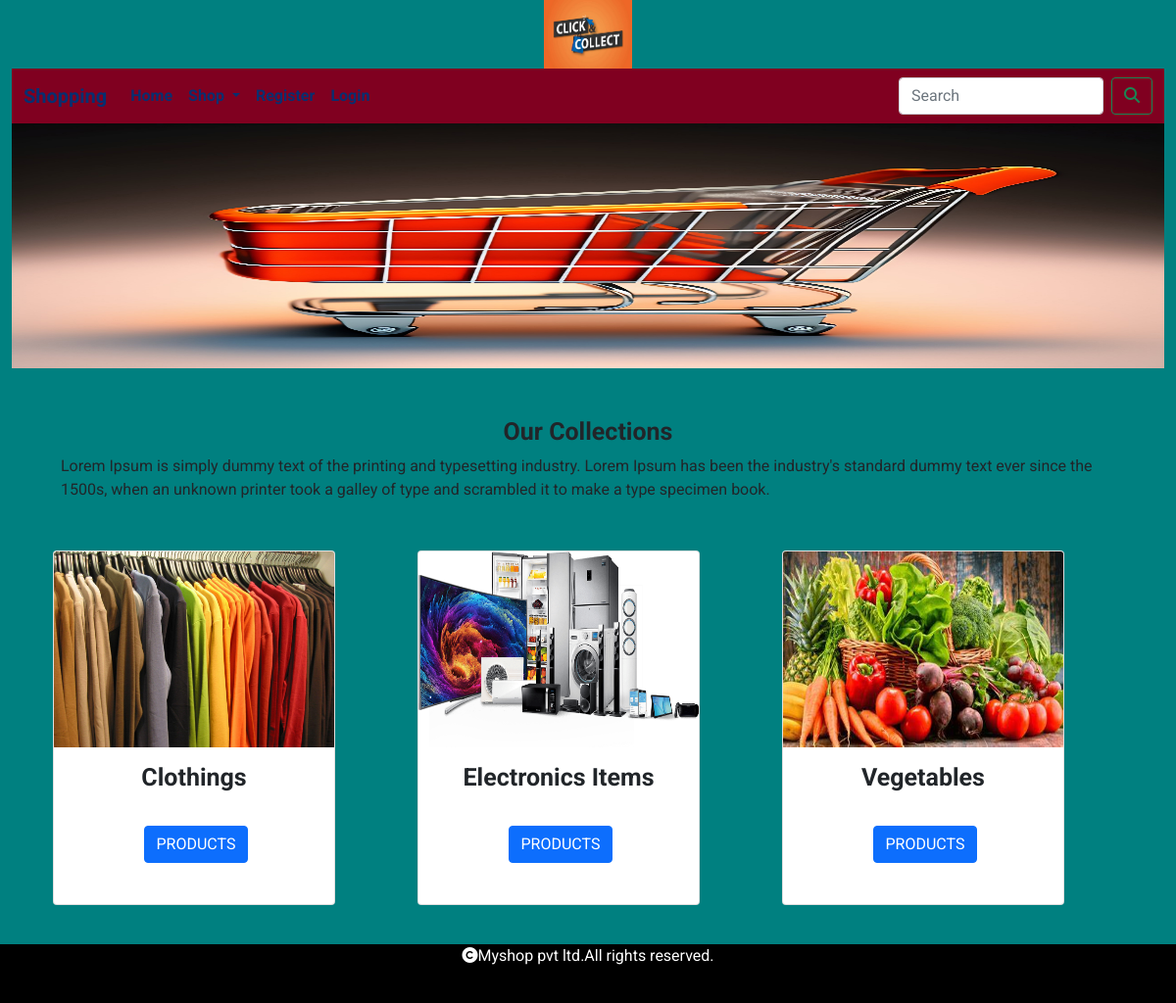
The page / on the database its author committed.
### shop/models.py (models this page shows, shortened)
class Category(models.Model):
    name=models.CharField(max_length=250,unique=True)
    slug=models.SlugField(max_length=250,unique=True)
    description=models.TextField(blank=True)
    image=models.ImageField(upload_to='shop/category',null=True,blank=True)

### shop/views.py (the view)
# urls.py: path('',views.allProdCat,name="allprodcat"),
def allProdCat(request):
    c=Category.objects.all()
    return render(request,'category.html',{'c':c})

### cart/context_processors.py (called while the page is built, shortened)
def counter(request):
    item_count=0
    return {'item_count':item_count}

### shop/context_processors.py (called while the page is built)
def menu_links(request):
    links=Category.objects.all()
    return {'links':links}

### templates/category.html
{% extends 'base.html' %}
{% load static %}
{% block content %}
<div>
    <img src="{% static 'img/banner1.jpg' %}" height="250px" width="100%">
</div>
<div style="margin:50px">
    <h5>Our Collections</h5>
    <p class="text-justify ">Lorem Ipsum is simply dummy text of the printing and typesetting industry. Lorem Ipsum has been the industry's standard dummy text ever since the 1500s, when an unknown printer took a galley of type and scrambled it to make a type specimen book.</p>
</div>
<div class="container" style="margin-bottom:100px" >
    <div class="row mx-auto" >
        {% for i in c %}
        <div class="col-4">
            <div class="card" style="width: 18rem;">
            <img src="{{i.image.url}}" style="height:200px;width:100%" class="card-img-top" alt="{{i.name}}">
                <div class="card-body" style="height:160px;width:100%">
                    <h5 class="card-title">{{i.name}}</h5>
                    <a href="{% url 'shop:allproducts' i.slug %}" class="btn btn-primary link" style="position:absolute;top:280px;">PRODUCTS</a>
                </div>
            </div>
        </div>
    {% endfor %}
    </div>
</div>
{% endblock %}

### static/css/custom.css (style rules this page uses)
body { font-family: 'Roboto', sans-serif; background-color:teal; }
h5 { font-weight:bold; font-size:25px; text-align:center; }
.link { position:relative; left:32% }

### rows shown on the page
Category: image (picture), name "Clothings"
Category: image (picture), name "Electronics Items"
Category: image (picture), name "Vegetables"
